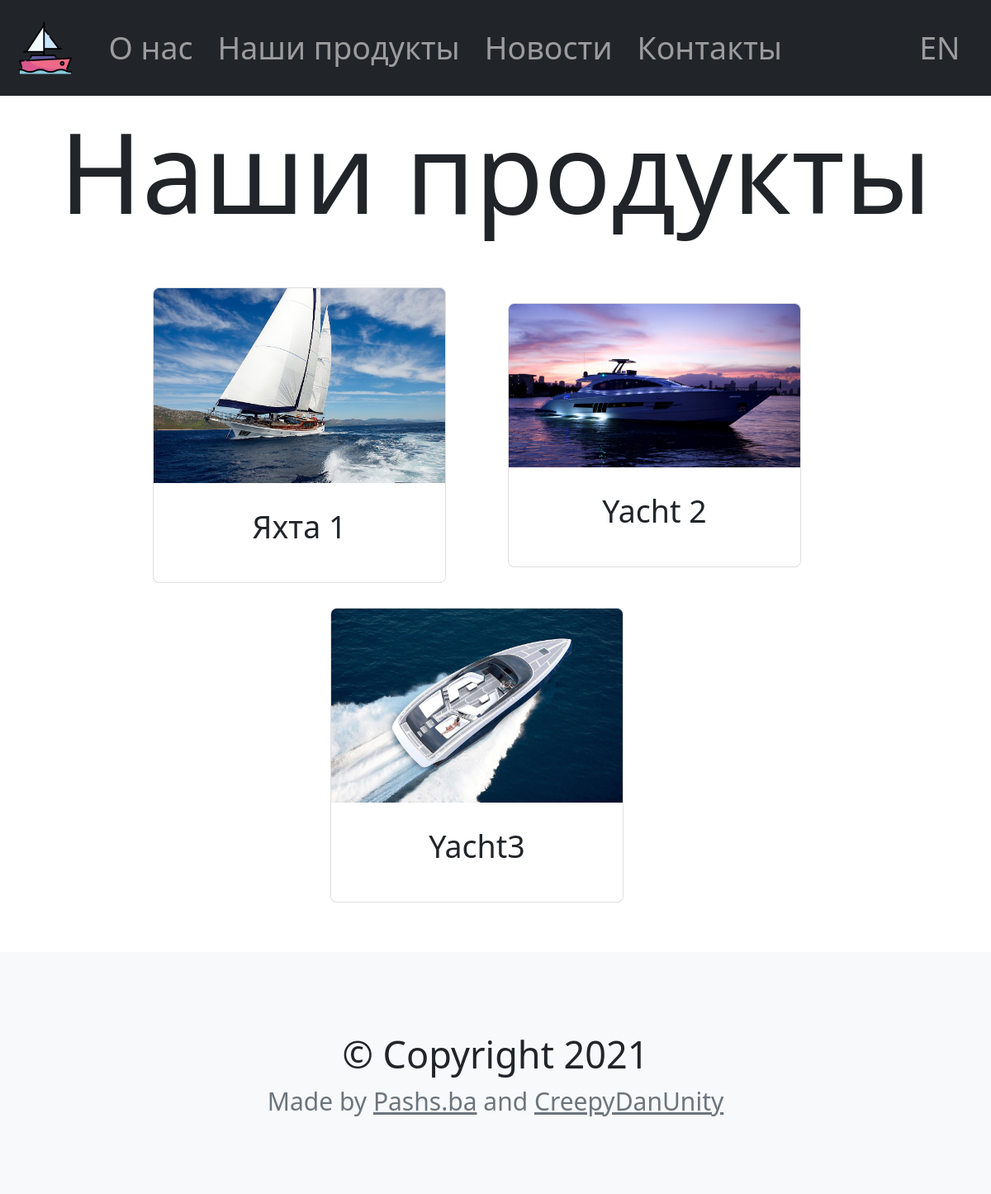
Screenshot of /products/ with the database file from the repository.
### products/models.py (models this page shows, shortened)
class Product(models.Model):
    name = models.CharField(max_length=1024)
    en_name = models.CharField(max_length=1024, null=True)
    description = models.TextField(null=True)
    en_description = models.TextField(null=True)
    images_list = models.JSONField()
    into_photos = models.JSONField(null=True)
    length = models.FloatField(null=True)
    width = models.FloatField(null=True)
    displacement = models.FloatField(null=True)
    passengers = models.IntegerField(null=True)
    max_load = models.FloatField(null=True)
    spec = models.FileField(null=True)
    en_spec = models.FileField(null=True)

### products/views.py (the view)
# urls.py: path('', all_products_page, name='all_products'),
def all_products_page(request):
    products = Product.objects.all()
    for i in products:
        print(i.images_list)
    return render(request, 'all_products.html', {
        'products': Product.objects.all()
    })

### products/templates/all_products.html
{% extends 'base.html' %}
{% load static %}
{% block current_page %}
    {% url 'en_all_products' %}
{% endblock %}
{% block main %}
    <h2 class="display-2 text-center" style="margin-top: 10px">Наши продукты</h2>
    <div class="row my-4 d-flex justify-content-center align-items-center mw-100">
        {% for product in products %}
        <div class="col-xl-4 mx-2 my-2 text-center">
            <div class="card h-100" >
              <a href="{% url 'product' product.pk%}">
                  <img class="card-img-top" src="{% static product.images_list.0 %}" alt="Card image cap">
              </a>
              <div class="card-body">
                <h5 class="card-title">{{ product.name }}</h5>
              </div>
            </div>
        </div>
        {% endfor %}
    </div>
{% endblock %}

### templates/base.html (style rules this page uses)
@media (max-width: 1200px) { * { font-size: 30px; } }

### rows the page displays
Product: name "Яхта 1"
Product: name "Yacht 2"
Product: name "Yacht3"
